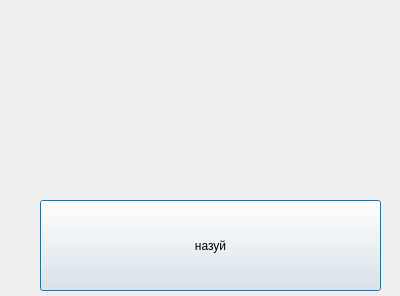
<?xml version="1.0" encoding="UTF-8"?>
<ui version="4.0">
 <class>Dialog</class>
 <widget class="QDialog" name="Dialog">
  <property name="geometry">
   <rect>
    <x>0</x>
    <y>0</y>
    <width>400</width>
    <height>296</height>
   </rect>
  </property>
  <property name="windowTitle">
   <string>Dialog</string>
  </property>
  <widget class="QPushButton" name="pushButton">
   <property name="geometry">
    <rect>
     <x>40</x>
     <y>200</y>
     <width>341</width>
     <height>91</height>
    </rect>
   </property>
   <property name="text">
    <string>назуй</string>
   </property>
  </widget>
 </widget>
 <resources/>
 <connections/>
</ui>
